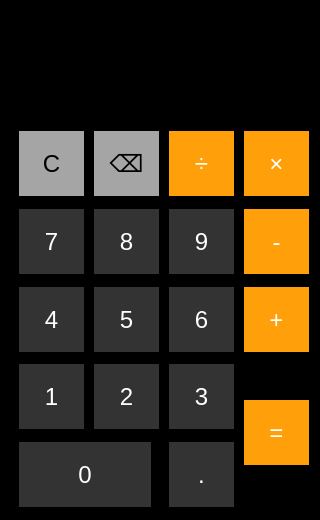
<?xml version="1.0" encoding="UTF-8"?>
<ui version="4.0">
 <class>MainWindow</class>
 <widget class="QMainWindow" name="MainWindow">
  <property name="geometry">
   <rect>
    <x>0</x>
    <y>0</y>
    <width>320</width>
    <height>520</height>
   </rect>
  </property>
  <property name="minimumSize">
   <size>
    <width>320</width>
    <height>520</height>
   </size>
  </property>
  <property name="maximumSize">
   <size>
    <width>320</width>
    <height>520</height>
   </size>
  </property>
  <property name="windowTitle">
   <string>Calculator</string>
  </property>
  <property name="styleSheet">
   <string notr="true">QMainWindow {
    background-color: #000000;
}
QWidget#centralwidget {
    background-color: #000000;
}
QLineEdit {
    background-color: #000000;
    color: white;
    border: none;
    padding: 20px;
    font-size: 48px;
    font-family: -apple-system, BlinkMacSystemFont, 'SF Pro Text', Arial;
    font-weight: 300;
}
QPushButton {
    background-color: #333333;
    color: white;
    border: none;
    border-radius: 50%;
    font-size: 24px;
    font-family: -apple-system, BlinkMacSystemFont, 'SF Pro Text', Arial;
    min-width: 65px;
    min-height: 65px;
    margin: 4px;
}
QPushButton:hover {
    background-color: #4d4d4d;
}
QPushButton:pressed {
    background-color: #666666;
}
QPushButton#btnClear, QPushButton#btnBackspace {
    background-color: #a5a5a5;
    color: #000000;
}
QPushButton#btnClear:hover, QPushButton#btnBackspace:hover {
    background-color: #d4d4d4;
}
QPushButton#btnDivide, QPushButton#btnMultiply, QPushButton#btnMinus, QPushButton#btnPlus {
    background-color: #ff9f0a;
    color: white;
}
QPushButton#btnDivide:hover, QPushButton#btnMultiply:hover, QPushButton#btnMinus:hover, QPushButton#btnPlus:hover {
    background-color: #ffb340;
}
QPushButton#btnEquals {
    background-color: #ff9f0a;
    color: white;
}
QPushButton#btnEquals:hover {
    background-color: #ffb340;
}</string>
  </property>
  <widget class="QWidget" name="centralwidget">
   <layout class="QVBoxLayout" name="verticalLayout">
    <property name="spacing">
     <number>15</number>
    </property>
    <property name="leftMargin">
     <number>15</number>
    </property>
    <property name="topMargin">
     <number>15</number>
    </property>
    <property name="rightMargin">
     <number>15</number>
    </property>
    <property name="bottomMargin">
     <number>15</number>
    </property>
    <item>
     <widget class="QLineEdit" name="display">
      <property name="readOnly">
       <bool>true</bool>
      </property>
      <property name="alignment">
       <set>Qt::AlignRight|Qt::AlignTrailing|Qt::AlignVCenter</set>
      </property>
     </widget>
    </item>
    <item>
     <layout class="QGridLayout" name="gridLayout">
      <property name="spacing">
       <number>10</number>
      </property>
      <item row="0" column="0">
       <widget class="QPushButton" name="btnClear">
        <property name="text">
         <string>C</string>
        </property>
       </widget>
      </item>
      <item row="0" column="1">
       <widget class="QPushButton" name="btnBackspace">
        <property name="text">
         <string>⌫</string>
        </property>
       </widget>
      </item>
      <item row="0" column="2">
       <widget class="QPushButton" name="btnDivide">
        <property name="text">
         <string>÷</string>
        </property>
       </widget>
      </item>
      <item row="0" column="3">
       <widget class="QPushButton" name="btnMultiply">
        <property name="text">
         <string>×</string>
        </property>
       </widget>
      </item>
      <item row="1" column="0">
       <widget class="QPushButton" name="btn7">
        <property name="text">
         <string>7</string>
        </property>
       </widget>
      </item>
      <item row="1" column="1">
       <widget class="QPushButton" name="btn8">
        <property name="text">
         <string>8</string>
        </property>
       </widget>
      </item>
      <item row="1" column="2">
       <widget class="QPushButton" name="btn9">
        <property name="text">
         <string>9</string>
        </property>
       </widget>
      </item>
      <item row="1" column="3">
       <widget class="QPushButton" name="btnMinus">
        <property name="text">
         <string>-</string>
        </property>
       </widget>
      </item>
      <item row="2" column="0">
       <widget class="QPushButton" name="btn4">
        <property name="text">
         <string>4</string>
        </property>
       </widget>
      </item>
      <item row="2" column="1">
       <widget class="QPushButton" name="btn5">
        <property name="text">
         <string>5</string>
        </property>
       </widget>
      </item>
      <item row="2" column="2">
       <widget class="QPushButton" name="btn6">
        <property name="text">
         <string>6</string>
        </property>
       </widget>
      </item>
      <item row="2" column="3">
       <widget class="QPushButton" name="btnPlus">
        <property name="text">
         <string>+</string>
        </property>
       </widget>
      </item>
      <item row="3" column="0">
       <widget class="QPushButton" name="btn1">
        <property name="text">
         <string>1</string>
        </property>
       </widget>
      </item>
      <item row="3" column="1">
       <widget class="QPushButton" name="btn2">
        <property name="text">
         <string>2</string>
        </property>
       </widget>
      </item>
      <item row="3" column="2">
       <widget class="QPushButton" name="btn3">
        <property name="text">
         <string>3</string>
        </property>
       </widget>
      </item>
      <item row="3" column="3" rowspan="2">
       <widget class="QPushButton" name="btnEquals">
        <property name="cursor">
         <cursorShape>PointingHandCursor</cursorShape>
        </property>
        <property name="text">
         <string>=</string>
        </property>
       </widget>
      </item>
      <item row="4" column="0" colspan="2">
       <widget class="QPushButton" name="btn0">
        <property name="text">
         <string>0</string>
        </property>
       </widget>
      </item>
      <item row="4" column="2">
       <widget class="QPushButton" name="btnDot">
        <property name="text">
         <string>.</string>
        </property>
       </widget>
      </item>
     </layout>
    </item>
   </layout>
  </widget>
 </widget>
 <resources/>
 <connections/>
</ui>
